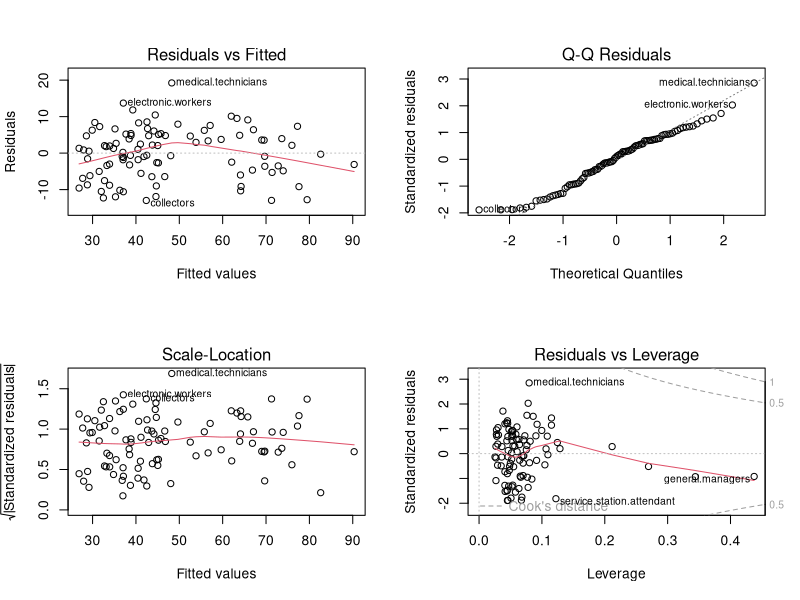
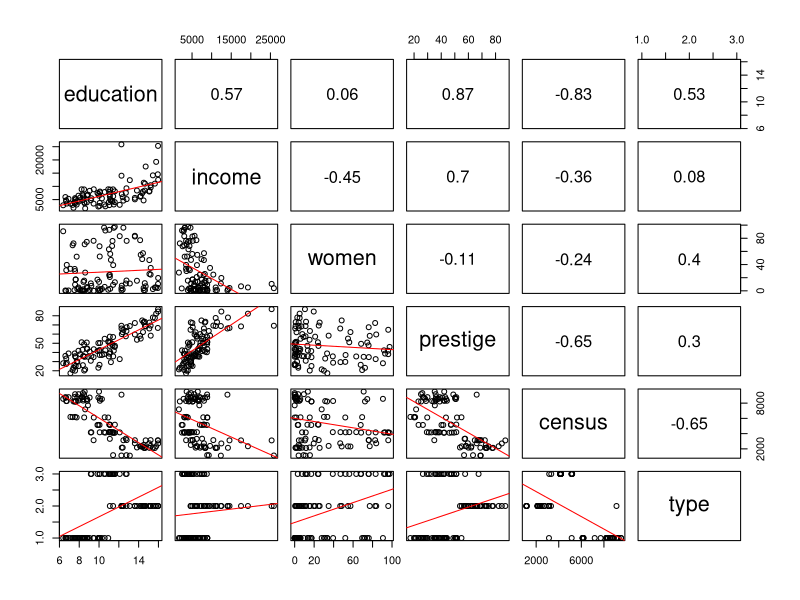
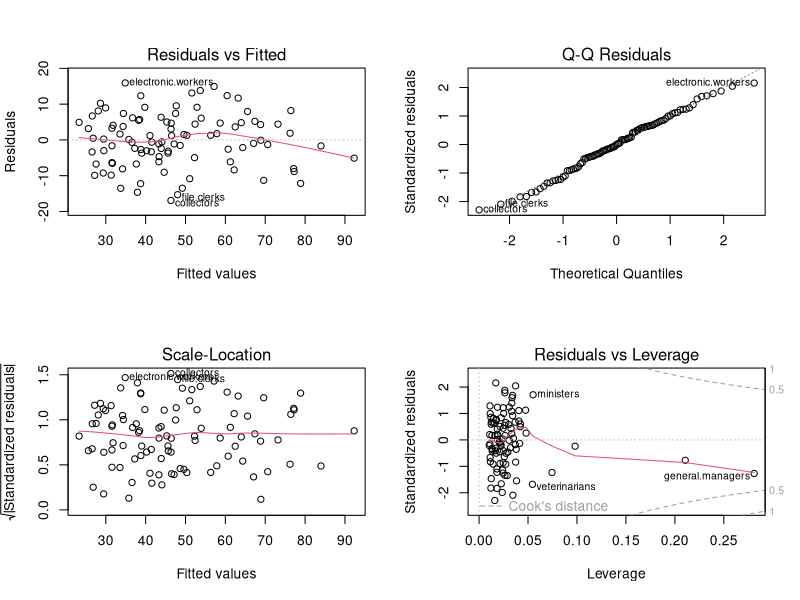
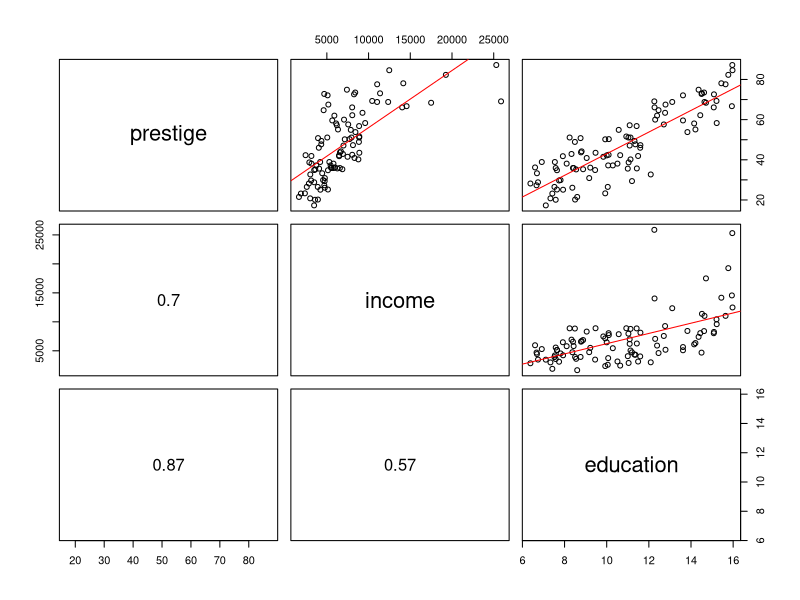

The R script that drew these images, in order:
## ---- chunk 1
knitr::opts_chunk$set(echo = TRUE)
## ---- chunk 2
if(!require(car)){install.packages("car")}
data("Prestige")
Prestige<-na.omit(Prestige);
summary(Prestige)
## ---- chunk 3
mod_geral <- lm(prestige~., Prestige); summary(mod_geral)
## ---- chunk 4
par(mfrow=c(2,2))
plot(mod_geral)
## ---- chunk 5
fcor<-function(x,y){
  par(usr=c(0,1,0,1))
  txt<- as.character(round(cor(x,y),2))
  text(0.5, 0.5, txt, cex=1.5)
}

flines <-function(x,y){
        points(x,y)
        abline(lm(y~x), col="red")
}

pairs(Prestige, 
      lower.panel= flines, 
      upper.panel = fcor)
## ---- chunk 6
vif(mod_geral)
## ---- chunk 7
mod_novo <- lm(prestige ~ 
                      income+education,  # Substitua --- pelo nome das vari?veis que julga importante 
               Prestige)
summary(mod_novo)
## ---- chunk 8
par(mfrow=c(2,2))
plot(mod_novo)
## ---- chunk 9
vif(mod_novo)
## ---- chunk 10
anova(mod_novo, mod_geral)
## ---- chunk 11
pre<-Prestige[c('prestige', 'income', 'education')]
pairs(pre,
      lower.panel = fcor,
      upper.panel = flines)
## ---- chunk 12
rho_parcial <- function(Y=Y, X1=X1, X2=X2){
  rho_Y_X1 <- cor(Y, X1)
  rho_Y_X2 <- cor(Y, X2)
  rho_X1X2 <- cor(X1, X2)
  rho_parcial_X1 <- (rho_Y_X1 -
				 (rho_Y_X2*rho_X1X2))/
				   sqrt(1-rho_X1X2^2)
  return(rho_parcial_X1)  
}
prestige <- Prestige$prestige
income <- Prestige$income
education <- Prestige$education
so_income <-rho_parcial(Y=prestige, X1=income, X2=education)^2
so_education <- rho_parcial(Y=prestige, X1=education, X2=income)^2
education_income <-cor(prestige, income)^2 - so_income
nao_explicado <- 1- (so_income + so_education + education_income)

t(data.frame(so_income, so_education, education_income, nao_explicado))

## ---- chunk 13
mod_sem <- lm(prestige ~ type + education, Prestige)
summary(mod_sem)
## ---- chunk 14
mod_com <- lm(prestige ~ type*education, Prestige)
summary(mod_com)
## ---- chunk 15
anova(mod_sem, mod_com)
## ---- chunk 16
data_scientist <- data.frame(education = 14,#Fonte: https://goo.gl/jTZdzX 
                             income = 19,1, #Fonte: https://goo.gl/yWcqBS e https://goo.gl/CNku38
                             women = 1/3,   #Fonte: https://goo.gl/wxN543
                             type = 'prof')
## ---- chunk 17
predict(mod_sem,  # Substitua --- pelo nome do modelo que julga melhor
        data_scientist, 
        interval = "confidence")
